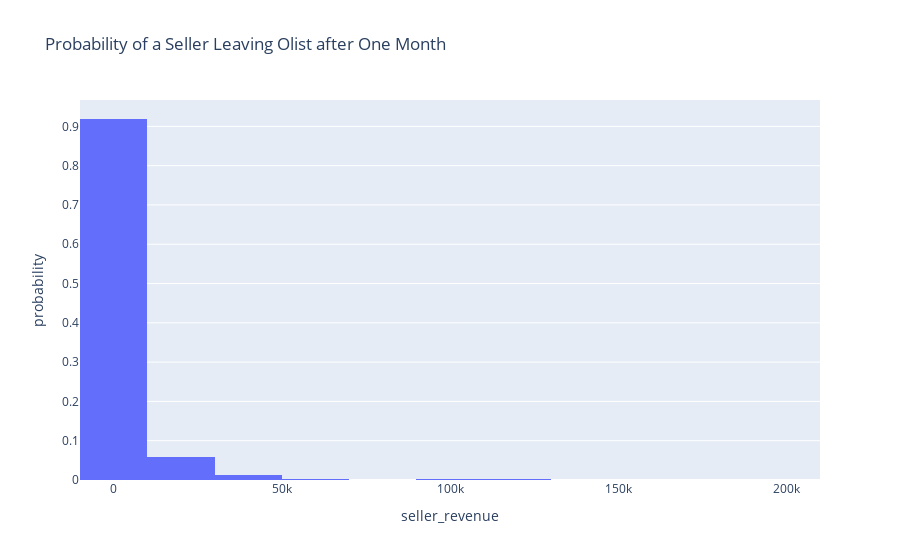

Notebook code for this chart:
### Code cell
# Probability of seller leaving olist
# after one month based on seller revenue

tmp2 = olist_revenue[olist_revenue["num_months"] >= 1]

#sns.histplot(x="seller_revenue", bins= 20,data=tmp2, stat="probability")

fig = px.histogram(tmp2, x="seller_revenue",
                   nbins=20, histnorm="probability",
                   title="Probability of a Seller Leaving Olist after One Month",)
fig.show()

### Figure 1 — Plotly figure (JSON) as saved in the notebook; plotly's stock layout.template omitted (floating-point values rounded to 4 significant figures; data arrays with more than 128 entries replaced by an {"elided": "..."} marker saying what was removed)
{"data": [{"alignmentgroup": "True", "bingroup": "x", "histnorm": "probability", "hovertemplate": "seller_revenue=%{x}<br>probability=%{y}<extra></extra>", "legendgroup": "", "marker": {"color": "#636efa", "pattern": {"shape": ""}}, "name": "", "nbinsx": 20, "offsetgroup": "", "orientation": "v", "showlegend": false, "type": "histogram", "x": {"elided": "2967 float values"}, "xaxis": "x", "yaxis": "y"}], "layout": {"barmode": "relative", "legend": {"tracegroupgap": 0}, "title": {"text": "Probability of a Seller Leaving Olist after One Month"}, "xaxis": {"anchor": "y", "domain": [0, 1], "title": {"text": "seller_revenue"}}, "yaxis": {"anchor": "x", "domain": [0, 1], "title": {"text": "probability"}}}}
